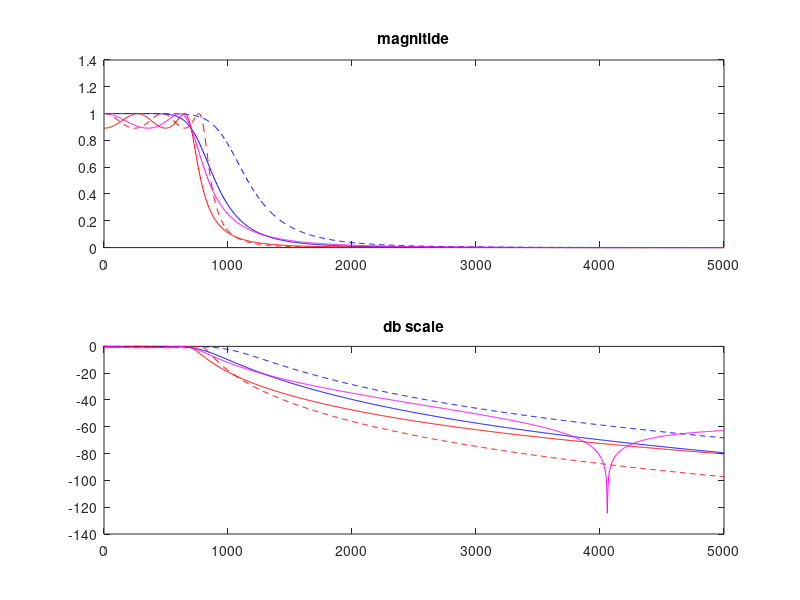

The MATLAB script that drew this image:
clear all
close all
clc
pkg load signal # butter를 쓰기 위함.

# step 1. filter analysis
%{
N = 5
omega_c = 2076*pi

N = 4
ohmega_p = 1404*pi
%}

w = linspace(0,10000*pi, 1000);
f = w/(2*pi);

Wp = 1404*pi; # freq in passband
Ws = 8268*pi; # freq in stopband
rp = 1; # ripple in passband
rs = 60; # ripple in stopband

# butterwooth filter (수업시간에 디자인한거)
N = 5;
Wc = 2076*pi; # cut-off freq

# Hs를 주욱 전개해보면 b_0 / (a_0 + a1_s+ a2_s2 + a3_s3 + a4_s4 + a5_s5)

[b,a] = butter(N,Wc,'s'); # 맨 끝 인자는 domain, 's'일 경우 s-plane을 말함. => 아날로그 필터

# check freq response
freq_response = freqs(b,a,w);

magnitude_res = abs(freq_response);
# db scale로
magnitude_res_db = 20*log10(magnitude_res/max(magnitude_res));

phase_res = angle(freq_response);

# plot
figure;
subplot(2,1,1);
plot(f, magnitude_res,'linestyle', '--','color', 'b');
title("magnitide");

subplot(2,1,2);
plot(f, magnitude_res_db, 'linestyle', '--','color', 'b');
hold on;
title("db scale");


[N,Wc] = buttord(Wp, Ws, rp, rs, 's'); # 차원과 cut-off freq를 찾아줌.
[b,a] = butter(N,Wc,'s');

# check freq response
freq_response = freqs(b,a,w);

magnitude_res = abs(freq_response);
magnitude_res_db = 20*log10(magnitude_res/max(magnitude_res));
phase_res = angle(freq_response);

# plot
subplot(2,1,1);
hold on;
plot(f, magnitude_res,'b');
title("magnitide");

subplot(2,1,2);
hold on;
plot(f, magnitude_res_db,'b');
title("db scale");

# chav filter
[b,a] = cheby1(N,rp,Wc,'s');
freq_response = freqs(b,a,w);

magnitude_res = abs(freq_response);
magnitude_res_db = 20*log10(magnitude_res/max(magnitude_res));
phase_res = angle(freq_response);

# plot
subplot(2,1,1);
hold on;
plot(f, magnitude_res, 'linestyle', '--','color', 'r');
title("magnitide");

subplot(2,1,2);
hold on;
plot(f, magnitude_res_db, 'linestyle', '--','color', 'r');
hold on;
title("db scale");

# designed by octave
[n,Wp] = cheb1ord(Wp,Ws,rp,rs,'s');
[b,a] = cheby1(n,rp,Wp,'s');
freq_response = freqs(b,a,w);

magnitude_res = abs(freq_response);
magnitude_res_db = 20*log10(magnitude_res/max(magnitude_res));
phase_res = angle(freq_response);

# plot
subplot(2,1,1);
hold on;
plot(f, magnitude_res, 'color', 'r');
title("magnitide");

subplot(2,1,2);
hold on;
plot(f, magnitude_res_db,'color', 'r');
hold on;
title("db scale");


# Elliptic filter
# before kwarg
Wp = 1404*pi; # freq in passband
Ws = 8268*pi; # freq in stopband
rp = 1; # ripple in passband
rs = 60; # ripple in stopband

[n,Wp] = ellipord(Wp,Ws,rp,rs,'s');

[b,a] = ellip(n, rp, rs, Wp, 's');
freq_response = freqs(b,a,w);

magnitude_res = abs(freq_response);
magnitude_res_db = 20*log10(magnitude_res/max(magnitude_res));
phase_res = angle(freq_response);

# plot
subplot(2,1,1);
hold on;
plot(f, magnitude_res, 'm');
title("magnitide");

subplot(2,1,2);
hold on;
plot(f, magnitude_res_db, 'm');
hold on;
title("db scale");


